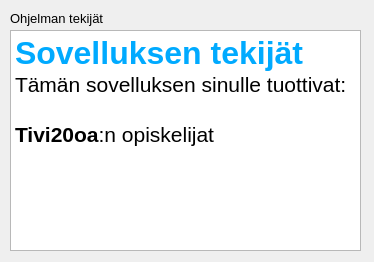
<?xml version="1.0" encoding="UTF-8"?>
<ui version="4.0">
 <class>Dialog</class>
 <widget class="QDialog" name="Dialog">
  <property name="geometry">
   <rect>
    <x>0</x>
    <y>0</y>
    <width>374</width>
    <height>262</height>
   </rect>
  </property>
  <property name="windowTitle">
   <string>Dialog</string>
  </property>
  <widget class="QLabel" name="createdByLabel">
   <property name="geometry">
    <rect>
     <x>10</x>
     <y>10</y>
     <width>101</width>
     <height>16</height>
    </rect>
   </property>
   <property name="font">
    <font>
     <pointsize>10</pointsize>
    </font>
   </property>
   <property name="text">
    <string>Ohjelman tekijät</string>
   </property>
  </widget>
  <widget class="QTextBrowser" name="createdByTextBrowser">
   <property name="geometry">
    <rect>
     <x>10</x>
     <y>30</y>
     <width>351</width>
     <height>221</height>
    </rect>
   </property>
   <property name="font">
    <font>
     <pointsize>11</pointsize>
    </font>
   </property>
   <property name="html">
    <string>&lt;!DOCTYPE HTML PUBLIC &quot;-//W3C//DTD HTML 4.0//EN&quot; &quot;http://www.w3.org/TR/REC-html40/strict.dtd&quot;&gt;
&lt;html&gt;&lt;head&gt;&lt;meta name=&quot;qrichtext&quot; content=&quot;1&quot; /&gt;&lt;style type=&quot;text/css&quot;&gt;
p, li { white-space: pre-wrap; }
&lt;/style&gt;&lt;/head&gt;&lt;body style=&quot; font-family:'MS Shell Dlg 2'; font-size:11pt; font-weight:400; font-style:normal;&quot;&gt;
&lt;p style=&quot; margin-top:0px; margin-bottom:0px; margin-left:0px; margin-right:0px; -qt-block-indent:0; text-indent:0px;&quot;&gt;&lt;span style=&quot; font-size:24pt; font-weight:600; color:#00aaff;&quot;&gt;Sovelluksen tekijät&lt;/span&gt;&lt;/p&gt;
&lt;p style=&quot; margin-top:0px; margin-bottom:0px; margin-left:0px; margin-right:0px; -qt-block-indent:0; text-indent:0px;&quot;&gt;&lt;span style=&quot; font-size:16pt;&quot;&gt;Tämän sovelluksen sinulle tuottivat:&lt;/span&gt;&lt;/p&gt;
&lt;p style=&quot;-qt-paragraph-type:empty; margin-top:0px; margin-bottom:0px; margin-left:0px; margin-right:0px; -qt-block-indent:0; text-indent:0px; font-size:16pt;&quot;&gt;&lt;br /&gt;&lt;/p&gt;
&lt;p style=&quot; margin-top:0px; margin-bottom:0px; margin-left:0px; margin-right:0px; -qt-block-indent:0; text-indent:0px;&quot;&gt;&lt;span style=&quot; font-size:16pt; font-weight:600;&quot;&gt;Tivi20oa&lt;/span&gt;&lt;span style=&quot; font-size:16pt;&quot;&gt;:n opiskelijat&lt;/span&gt;&lt;/p&gt;&lt;/body&gt;&lt;/html&gt;</string>
   </property>
  </widget>
 </widget>
 <resources/>
 <connections/>
</ui>
